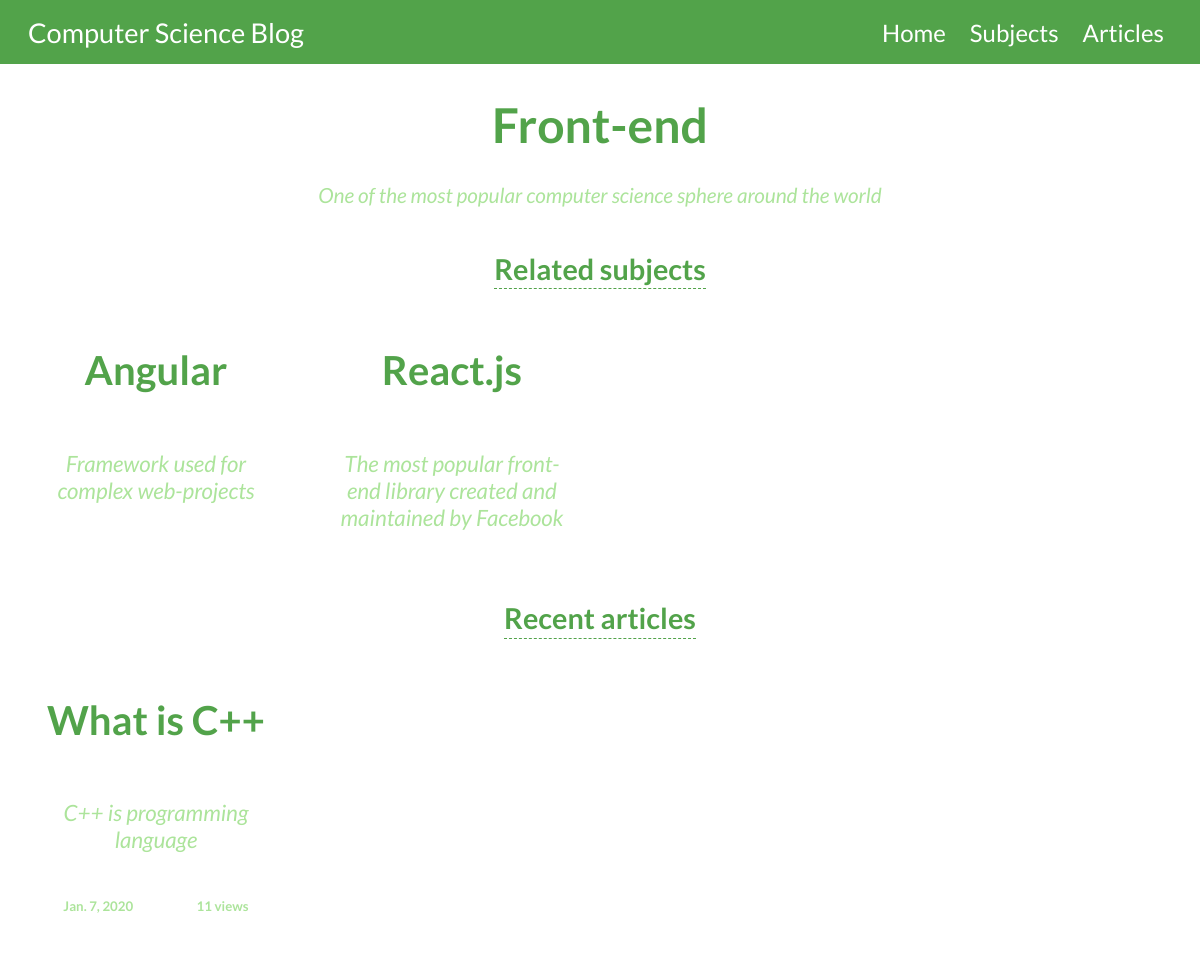
The app's page /blog/subject/front-end/ with its own data.
### blog/models.py (models this page shows, shortened)
class Subject(models.Model):
    name = models.CharField(max_length=200, help_text="Enter a subject of article")
    annotation = models.CharField(max_length = 500, help_text = 'Enter brief introduction to subject', null = True)
    slug = models.SlugField(editable=False)
    parent_subject = models.ForeignKey('self',null=True, on_delete=models.CASCADE, blank= True)
    class Meta:
        ordering = ['name']
    def articles_length(self):
        print('CHECKING')
        try:
            num = Article.objects.filter(subject=self.pk).count()
        except Article.DoesNotExist:
            return 0
        print(num)
        return num
    def recent_articles(self):
        try:
            articles = Article.objects.filter(subject=self.pk)[:4]
        except Article.DoesNotExist:
            return None
        return articles

class Article(models.Model):
    title = models.CharField(max_length=200)
    summary = HTMLField()
    subject = models.ManyToManyField(Subject, help_text="Select a subject for this article")
    date_of_publish = models.DateField(null=True, blank=True)
    num_views = models.IntegerField(default=0)
    slug = models.SlugField(editable=False)
    brief_introduction = models.CharField(max_length = 200, null=True)
    class Meta:
        ordering = ['-date_of_publish','title']
    def display_subject(self):
        return ', '.join([subject.name for subject in self.subject.all()[:3]])
    display_subject.short_description = 'Subject'

### blog/views.py (the view)
# urls.py: path('subject/<slug:slug>/', views.SubjectDetailView.as_view(), name='subject-detail'),
class SubjectDetailView(generic.DetailView):
    model = Subject

### blog/templates/blog/subject_detail.html (shortened to what this page needs)
{% extends 'base.html' %}
{% block content %}
    <div class="subject-detail-container">
        <div class="subject-detail-description">
            <div class="subject-detail-name">
                <h1 class='subject-detail-name-header'>
                    {{subject.name}}
                </h1>
            </div>
            <div class="subject-detail-annotation">
                <p class="subject-detail-annotation-text">
                    {{subject.annotation}}
                </p>
            </div>
        </div>
        {% if subject.subject_set.all %}
            <div class="header-block">
                <h1> Related subjects </h1>
            </div>
            <div class="subject-related-subjects">
                    {% for sub in subject.subject_set.all %}
                        <div class="subject_block">
                            <a href="{% url 'blog:subject-detail' sub.slug %}" class="subject_block_link">
                                    <div class="subject_block_title">
                                            <h2>
                                                    {{sub.name}}
                                            </h2>
                                    </div>
                                    <div class="subject_block_annotation">
                                            <p>
                                                {% if sub.annotation %}
                                                        {{sub.annotation}}
                                                {% else %}
                                                        No description
                                                {% endif %}
                                            </p>
                                    </div>
                            </a>
                        </div>
                    {% endfor %}
            </div>
        {% endif %}
        <div class="header-block">
            {% if subject.recent_articles %}
                <h1> Recent articles </h1>
            {% else %}
                <h1> There arent any articles on this subject yet </h1>
            {% endif %}
        </div>
        <div class="articles_block">
                {% if subject.recent_articles %}
                    {% for article in subject.recent_articles  %}
                        <div class="article_block">
                            <a href="{% url 'blog:article-detail' article.slug %}">
                                <div class="article_title_block">
                                    <h2>{{article.title}}</h2>
                                </div>
                                <div class="article_intro_block">
                                    {% if article.brief_introduction %}
                                        <p>{{article.brief_introduction}}</p>
                                    {% else %}
                                        <p>No brief introduction</p>
                                    {% endif %}
                                </div>
                                <div class="article_block_meta_info">
                                    <div class="article_block_date">
                                        <h5>{{article.date_of_publish}}</h5>
                                    </div>
                                    <div class="article_block_num_views">
                                        <h5>
                                            {% if article.num_views == 0 %}
                                                No views
                                            {% else %}
                                                {{article.num_views}} views
                                            {% endif  %}
                                        </h5>
                                    </div>
                                </div>
                            </a>
                        </div>
                    {% endfor %}
                {% endif %}
        </div>
    </div>
{% endblock content %}

### blog/static/css/styles.css (style rules this page uses)
body { margin: 0; padding: 0; background-color: white; }
.subject_block { display: flex; padding: 1%; width: 21%; flex-direction: column; margin: 1%; }
.subject_block_link { outline: none; color: transparent; }
.subject_block_title { display: flex; justify-content: center; }
.subject_block_title h2 { color: rgb(82, 163, 74); font-size: 2.5em; }
.subject_block_annotation { display: flex; align-self: center; justify-content: center; margin-left: 5%; margin-right: 5%; }
.subject_block_annotation p { text-align: center; font-style: italic; color: rgb(172, 228, 155); font-size: 1.4em; }
.subject-detail-container { display: flex; flex-direction: column; flex: 1; font-family: 'Lato', sans-serif; padding: 0.5em; }
.subject-detail-description { display: flex; flex-direction: column; align-items: center; }
.subject-detail-name { display: flex; flex-direction: column; align-items: center; text-align: center; padding-top: 1.5em; padding-bottom: 0.5em; }
.subject-detail-name-header { margin: 0; font-size: 3em; color: rgb(82, 163, 74); }
.subject-detail-annotation { display: flex; width: 80%; align-self: center; flex-direction: column; align-items: center; }
.subject-detail-annotation-text { font-size: 1.3em; color: rgb(172, 228, 155); font-style: italic; }
.subject-related-subjects { display: flex; flex-direction: row; }
.header-block { width: 100%; display: flex; flex-direction: column; justify-content: center; align-items: center; padding-top: 1.5em; }
.header-block h1 { margin: 0; font-size: 1.8em; border-bottom: 1px; color: rgb(82, 163, 74); border-bottom-style: dashed; padding-bottom: 0.1em; }
.articles_block { font-family: 'Lato', sans-serif; display: flex; flex-direction: row; align-items: flex-start; }
.article_block { display: flex; flex-direction: column; margin: 1%; background-color: white; padding: 1%; width: 21%; }
.article_block a { outline: none; color: transparent; }
.article_title_block { display: flex; justify-content: center; }
.article_title_block h2 { color: rgb(82, 163, 74); font-size: 2.5em; }
.article_intro_block { display: flex; align-self: center; justify-content: center; margin-left: 5%; margin-right: 5%; }
.article_intro_block p { text-align: center; font-style: italic; color: rgb(172, 228, 155); font-size: 1.4em; }
.article_block_meta_info { display: flex; flex-direction: row; justify-content: space-around; color: rgb(172, 228, 155); }

### records on screen
Subject: name "Front-end", annotation "One of the most popular computer science sphere around the world"
Subject: name "Angular", annotation "Framework used for complex web-projects"
Subject: name "React.js", annotation "The most popular front-end library created and maintained by Facebook"
Article: title "What is C++", brief_introduction "C++ is programming language", date_of_publish "Jan. 7, 2020", num_views "11"
